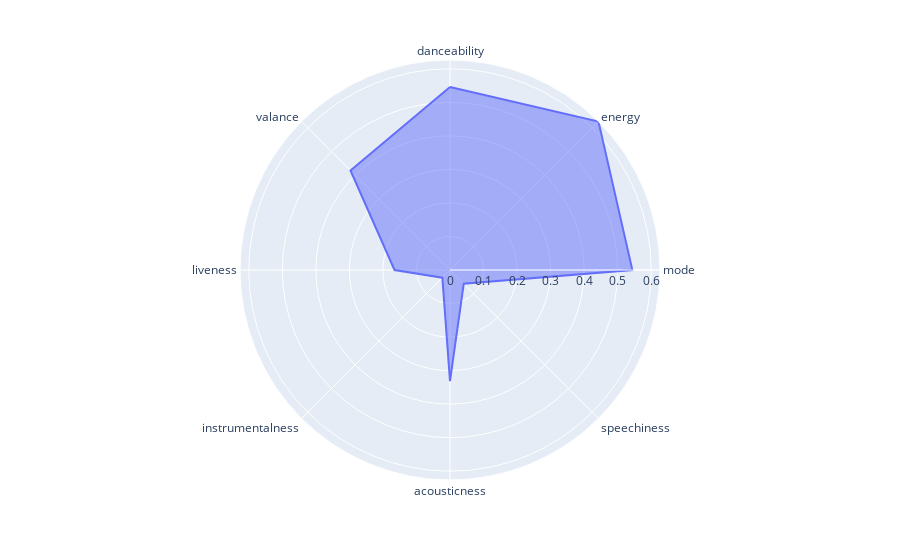

Source (notebook cell):
### Code cell
features = ["danceability","energy","mode","speechiness","acousticness",
    "instrumentalness", "liveness", "valance"]

polar_audio_features_1 = pd.DataFrame(dict(r = audio_features_1_mean, theta = features))
fig = px.line_polar(polar_audio_features_1, r='r', theta='theta', line_close=True)
fig.update_traces(fill='toself')
fig.show()

### Figure 1 — Plotly figure (JSON) as saved in the notebook; plotly's stock layout.template omitted (floating-point values rounded to 4 significant figures)
{"data": [{"fill": "toself", "hovertemplate": "r=%{r}<br>theta=%{theta}<extra></extra>", "legendgroup": "", "line": {"color": "#636efa", "dash": "solid"}, "marker": {"symbol": "circle"}, "mode": "lines", "name": "", "r": [0.5456, 0.6262, 0.5439, 0.05793, 0.3313, 0.03227, 0.1655, 0.4197, 0.5456], "showlegend": false, "subplot": "polar", "theta": ["danceability", "energy", "mode", "speechiness", "acousticness", "instrumentalness", "liveness", "valance", "danceability"], "type": "scatterpolar"}], "layout": {"legend": {"tracegroupgap": 0}, "margin": {"t": 60}, "polar": {"angularaxis": {"direction": "clockwise", "rotation": 90}, "domain": {"x": [0, 1], "y": [0, 1]}}}}
